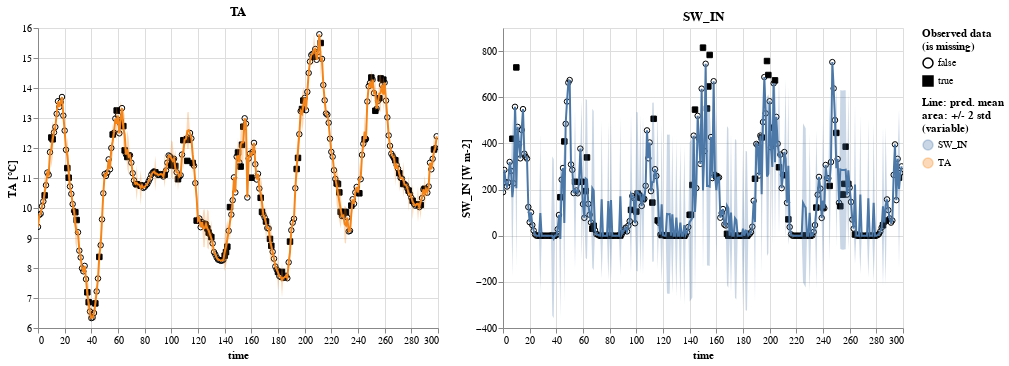

Notebook code cell kept with this figure:
### Code cell
gp_imp3.plot_pred(units=units, bind_interaction=False)

### Figure 1 — Vega-Lite specification as saved in the notebook (floating-point values rounded to 4 significant figures; data arrays with more than 128 entries replaced by an {"elided": "..."} marker saying what was removed)
{"config": {"view": {"continuousWidth": 400, "continuousHeight": 300}}, "vconcat": [{"hconcat": [{"layer": [{"data": {"name": "data-dd360c276202cd816316bd420a2b99b4"}, "mark": {"type": "point", "color": "black", "fillOpacity": 1, "strokeWidth": 1}, "encoding": {"fill": {"field": "is_missing", "legend": {"title": ["Observed data", "(is missing)"]}, "scale": {"range": ["#ffffff00", "black"]}, "type": "nominal"}, "shape": {"field": "is_missing", "type": "nominal"}, "x": {"field": "time", "type": "quantitative"}, "y": {"field": "value", "scale": {"zero": false}, "title": "TA [°C]", "type": "quantitative"}}}, {"layer": [{"mark": "errorband", "encoding": {"color": {"field": "variable", "legend": {"title": ["Line: pred. mean", "area: +/- 2 std", "(variable)"]}, "type": "nominal"}, "tooltip": [{"field": "std", "format": ".4", "type": "quantitative"}, {"field": "mean", "format": ".4", "type": "quantitative"}], "x": {"field": "time", "type": "quantitative"}, "y": {"field": "err_low", "scale": {"zero": false}, "title": "TA [°C]", "type": "quantitative"}, "y2": {"field": "err_high"}}, "transform": [{"calculate": "datum.mean - 2 * datum.std", "as": "err_low"}, {"calculate": "datum.mean + 2 * datum.std", "as": "err_high"}]}, {"mark": "line", "encoding": {"color": {"field": "variable", "type": "nominal"}, "x": {"field": "time", "type": "quantitative"}, "y": {"field": "mean", "scale": {"zero": false}, "title": "TA [°C]", "type": "quantitative"}}, "selection": {"selector003": {"type": "interval", "bind": "scales"}}, "title": "TA"}], "data": {"name": "data-3b70186cdad4dd9777974fd42cecef21"}}]}, {"layer": [{"data": {"name": "data-e54981f6aace71a78edc0bdb5388670e"}, "mark": {"type": "point", "color": "black", "fillOpacity": 1, "strokeWidth": 1}, "encoding": {"fill": {"field": "is_missing", "legend": {"title": ["Observed data", "(is missing)"]}, "scale": {"range": ["#ffffff00", "black"]}, "type": "nominal"}, "shape": {"field": "is_missing", "type": "nominal"}, "x": {"field": "time", "type": "quantitative"}, "y": {"field": "value", "scale": {"zero": false}, "title": "SW_IN [W m-2]", "type": "quantitative"}}}, {"layer": [{"mark": "errorband", "encoding": {"color": {"field": "variable", "legend": {"title": ["Line: pred. mean", "area: +/- 2 std", "(variable)"]}, "type": "nominal"}, "tooltip": [{"field": "std", "format": ".4", "type": "quantitative"}, {"field": "mean", "format": ".4", "type": "quantitative"}], "x": {"field": "time", "type": "quantitative"}, "y": {"field": "err_low", "scale": {"zero": false}, "title": "SW_IN [W m-2]", "type": "quantitative"}, "y2": {"field": "err_high"}}, "transform": [{"calculate": "datum.mean - 2 * datum.std", "as": "err_low"}, {"calculate": "datum.mean + 2 * datum.std", "as": "err_high"}]}, {"mark": "line", "encoding": {"color": {"field": "variable", "type": "nominal"}, "x": {"field": "time", "type": "quantitative"}, "y": {"field": "mean", "scale": {"zero": false}, "title": "SW_IN [W m-2]", "type": "quantitative"}}, "selection": {"selector004": {"type": "interval", "bind": "scales"}}, "title": "SW_IN"}], "data": {"name": "data-ac44dc7c1e4f20289039c2e2dc9cd965"}}]}]}, {"hconcat": []}, {"hconcat": []}, {"hconcat": []}, {"hconcat": []}, {"hconcat": []}, {"hconcat": []}, {"hconcat": []}, {"hconcat": []}, {"hconcat": []}, {"hconcat": []}, {"hconcat": []}, {"hconcat": []}, {"hconcat": []}, {"hconcat": []}, {"hconcat": []}, {"hconcat": []}, {"hconcat": []}, {"hconcat": []}, {"hconcat": []}, {"hconcat": []}, {"hconcat": []}, {"hconcat": []}, {"hconcat": []}, {"hconcat": []}, {"hconcat": []}, {"hconcat": []}, {"hconcat": []}, {"hconcat": []}, {"hconcat": []}, {"hconcat": []}, {"hconcat": []}, {"hconcat": []}, {"hconcat": []}, {"hconcat": []}, {"hconcat": []}, {"hconcat": []}, {"hconcat": []}, {"hconcat": []}, {"hconcat": []}, {"hconcat": []}, {"hconcat": []}, {"hconcat": []}, {"hconcat": []}, {"hconcat": []}, {"hconcat": []}, {"hconcat": []}, {"hconcat": []}, {"hconcat": []}, {"hconcat": []}, {"hconcat": []}, {"hconcat": []}, {"hconcat": []}, {"hconcat": []}, {"hconcat": []}, {"hconcat": []}, {"hconcat": []}, {"hconcat": []}, {"hconcat": []}, {"hconcat": []}, {"hconcat": []}, {"hconcat": []}, {"hconcat": []}, {"hconcat": []}, {"hconcat": []}, {"hconcat": []}, {"hconcat": []}, {"hconcat": []}, {"hconcat": []}, {"hconcat": []}, {"hconcat": []}, {"hconcat": []}, {"hconcat": []}, {"hconcat": []}, {"hconcat": []}, {"hconcat": []}, {"hconcat": []}, {"hconcat": []}, {"hconcat": []}, {"hconcat": []}, {"hconcat": []}, {"hconcat": []}, {"hconcat": []}, {"hconcat": []}, {"hconcat": []}, {"hconcat": []}, {"hconcat": []}, {"hconcat": []}, {"hconcat": []}, {"hconcat": []}, {"hconcat": []}, {"hconcat": []}, {"hconcat": []}, {"hconcat": []}, {"hconcat": []}, {"hconcat": []}, {"hconcat": []}, {"hconcat": []}, {"hconcat": []}, {"hconcat": []}, {"hconcat": []}, {"hconcat": []}, {"hconcat": []}, {"hconcat": []}, {"hconcat": []}, {"hconcat": []}, {"hconcat": []}, {"hconcat": []}, {"hconcat": []}, {"hconcat": []}, {"hconcat": []}, {"hconcat": []}, {"hconcat": []}, {"hconcat": []}, {"hconcat": []}, {"hconcat": []}, {"hconcat": []}, {"hconcat": []}, {"hconcat": []}, {"hconcat": []}, {"hconcat": []}, {"hconcat": []}, {"hconcat": []}, {"hconcat": []}, {"hconcat": []}, {"hconcat": []}, {"hconcat": []}, {"hconcat": []}, {"hconcat": []}, {"hconcat": []}, {"hconcat": []}, {"hconcat": []}, {"hconcat": []}, {"hconcat": []}, {"hconcat": []}, {"hconcat": []}, {"hconcat": []}, {"hconcat": []}, {"hconcat": []}, {"hconcat": []}, {"hconcat": []}, {"hconcat": []}, {"hconcat": []}, {"hconcat": []}, {"hconcat": []}, {"hconcat": []}, {"hconcat": []}, {"hconcat": []}, {"hconcat": []}, {"hconcat": []}, {"hconcat": []}, {"hconcat": []}, {"hconcat": []}, {"hconcat": []}, {"hconcat": []}, {"hconcat": []}, {"hconcat": []}, {"hconcat": []}, {"hconcat": []}, {"hconcat": []}, {"hconcat": []}, {"hconcat": []}, {"hconcat": []}, {"hconcat": []}, {"hconcat": []}, {"hconcat": []}, {"hconcat": []}, {"hconcat": []}, {"hconcat": []}, {"hconcat": []}, {"hconcat": []}, {"hconcat": []}, {"hconcat": []}, {"hconcat": []}, {"hconcat": []}, {"hconcat": []}, {"hconcat": []}, {"hconcat": []}, {"hconcat": []}, {"hconcat": []}, {"hconcat": []}, {"hconcat": []}, {"hconcat": []}, {"hconcat": []}, {"hconcat": []}, {"hconcat": []}, {"hconcat": []}, {"hconcat": []}, {"hconcat": []}, {"hconcat": []}, {"hconcat": []}, {"hconcat": []}, {"hconcat": []}, {"hconcat": []}, {"hconcat": []}, {"hconcat": []}, {"hconcat": []}, {"hconcat": []}, {"hconcat": []}, {"hconcat": []}, {"hconcat": []}, {"hconcat": []}, {"hconcat": []}, {"hconcat": []}, {"hconcat": []}, {"hconcat": []}, {"hconcat": []}, {"hconcat": []}, {"hconcat": []}, {"hconcat": []}, {"hconcat": []}, {"hconcat": []}, {"hconcat": []}, {"hconcat": []}, {"hconcat": []}, {"hconcat": []}, {"hconcat": []}, {"hconcat": []}, {"hconcat": []}, {"hconcat": []}, {"hconcat": []}, {"hconcat": []}, {"hconcat": []}, {"hconcat": []}, {"hconcat": []}, {"hconcat": []}, {"hconcat": []}, {"hconcat": []}, {"hconcat": []}, {"hconcat": []}, {"hconcat": []}, {"hconcat": []}, {"hconcat": []}, {"hconcat": []}, {"hconcat": []}, {"hconcat": []}, {"hconcat": []}, {"hconcat": []}, {"hconcat": []}, {"hconcat": []}, {"hconcat": []}, {"hconcat": []}, {"hconcat": []}, {"hconcat": []}, {"hconcat": []}, {"hconcat": []}, {"hconcat": []}, {"hconcat": []}, {"hconcat": []}, {"hconcat": []}, {"hconcat": []}, {"hconcat": []}, {"hconcat": []}, {"hconcat": []}, {"hconcat": []}, {"hconcat": []}, {"hconcat": []}, {"hconcat": []}, {"hconcat": []}, {"hconcat": []}, {"hconcat": []}, {"hconcat": []}, {"hconcat": []}, {"hconcat": []}, {"hconcat": []}, {"hconcat": []}, {"hconcat": []}, {"hconcat": []}, {"hconcat": []}, {"hconcat": []}, {"hconcat": []}, {"hconcat": []}, {"hconcat": []}, {"hconcat": []}, {"hconcat": []}, {"hconcat": []}, {"hconcat": []}, {"hconcat": []}, {"hconcat": []}, {"hconcat": []}, {"hconcat": []}, {"hconcat": []}, {"hconcat": []}, {"hconcat": []}, {"hconcat": []}, {"hconcat": []}, {"hconcat": []}, {"hconcat": []}, {"hconcat": []}, {"hconcat": []}, {"hconcat": []}, {"hconcat": []}, {"hconcat": []}, {"hconcat": []}, {"hconcat": []}, {"hconcat": []}, {"hconcat": []}, {"hconcat": []}, {"hconcat": []}, {"hconcat": []}], "$schema": "https://vega.github.io/schema/vega-lite/v4.17.0.json", "datasets": {"data-dd360c276202cd816316bd420a2b99b4": {"elided": "300 records"}, "data-3b70186cdad4dd9777974fd42cecef21": {"elided": "300 records"}, "data-e54981f6aace71a78edc0bdb5388670e": {"elided": "300 records"}, "data-ac44dc7c1e4f20289039c2e2dc9cd965": {"elided": "300 records"}}}
